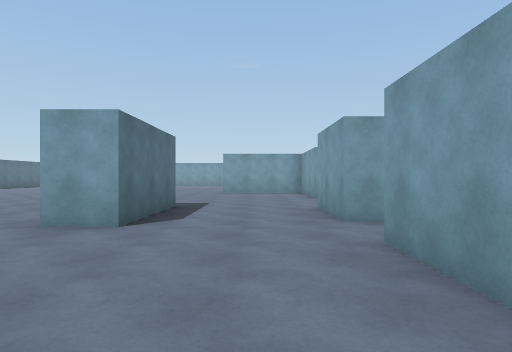
[1] (above)

18 first-person views from a walk through a 3-D level made in the Unity game engine. The camera is 1.3 m above the floor, looks level and sees 75° across. The floor is counted in squares, 2 m on a side. Each view is taken from the middle of a square. On the plan, view 1 faces up. The plan holds only what a view shows up to about 10 squares ahead; the rest is blank.

[2]
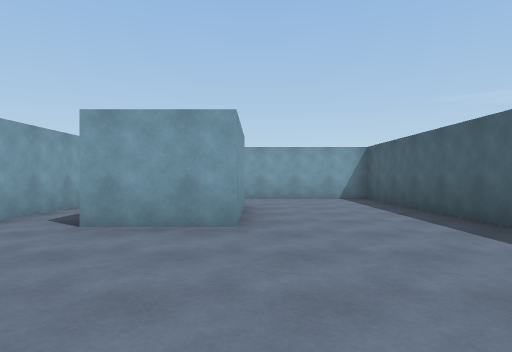

[3]
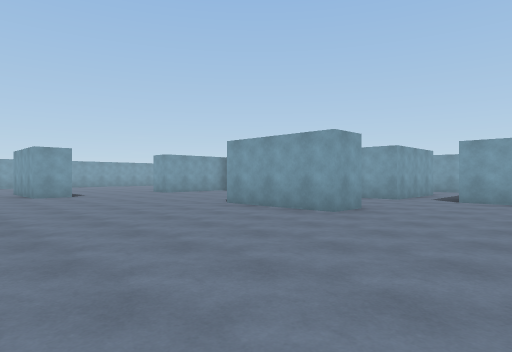

[4]
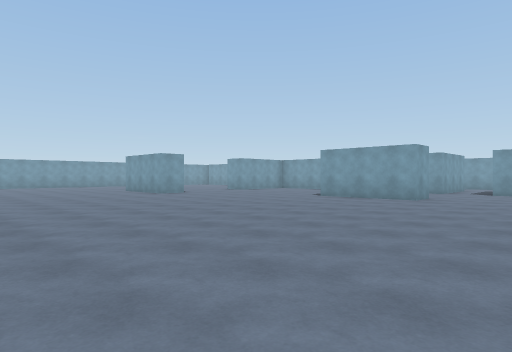

[5]
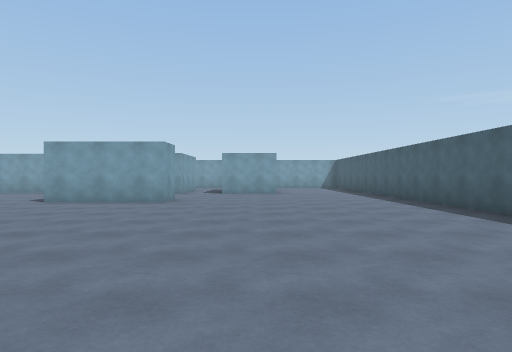

[6]
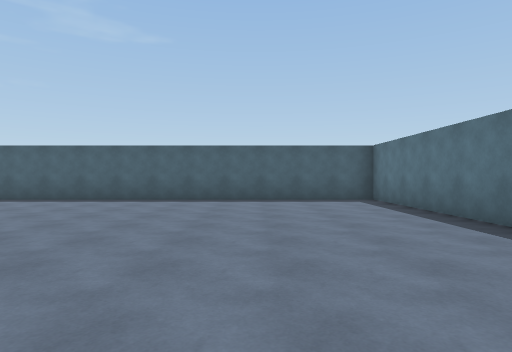

[7]
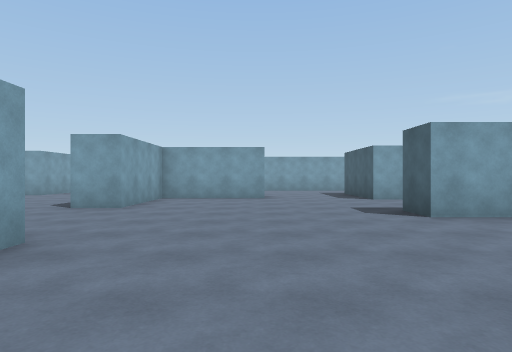

[8]
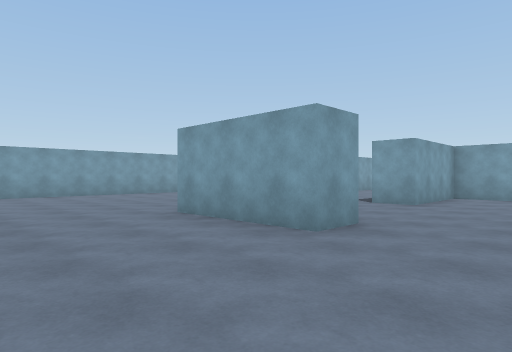

[9]
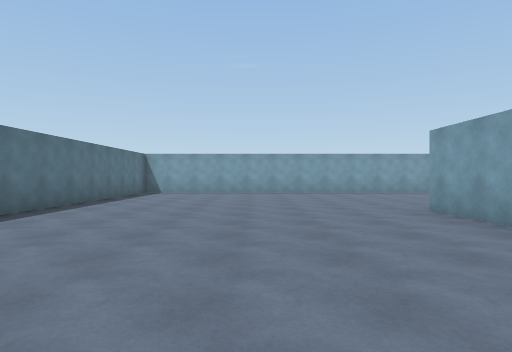

[10]
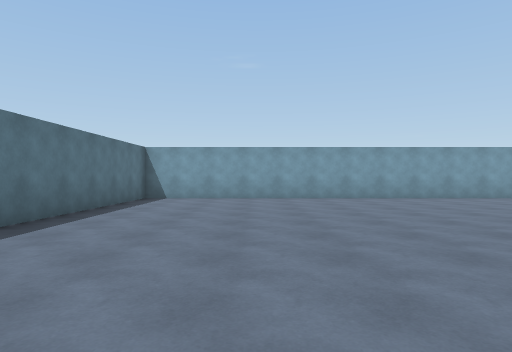

[11]
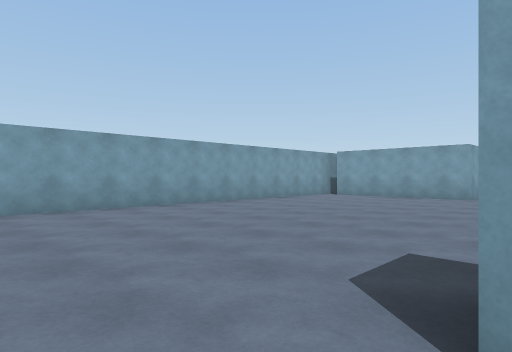

[12]
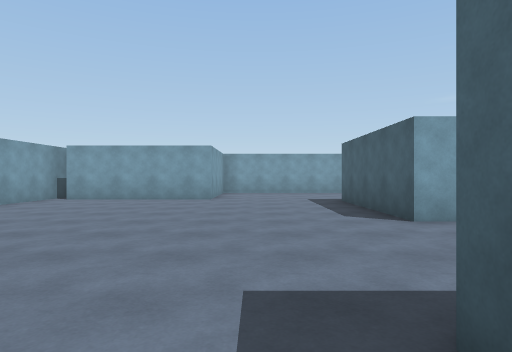

[13]
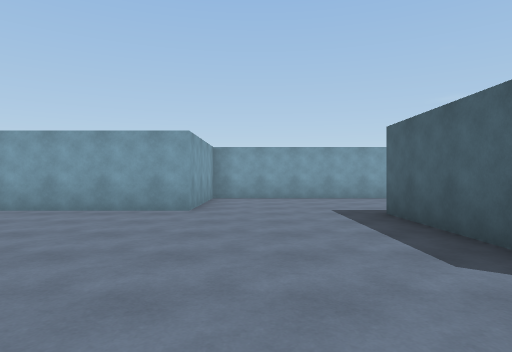

[14]
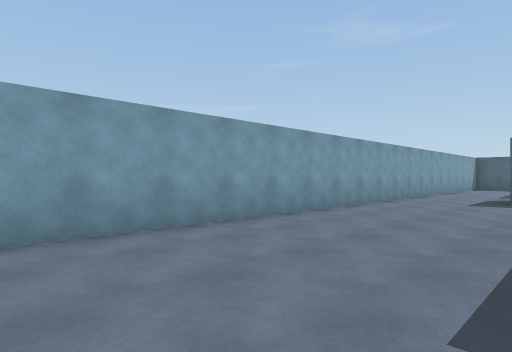

[15]
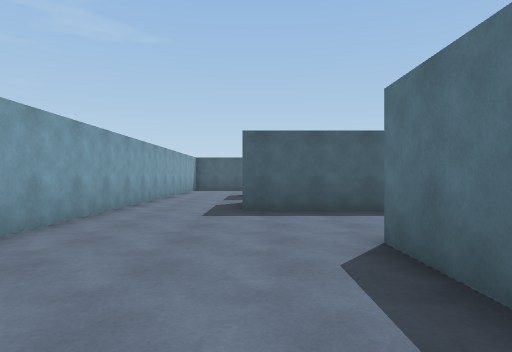

[16]
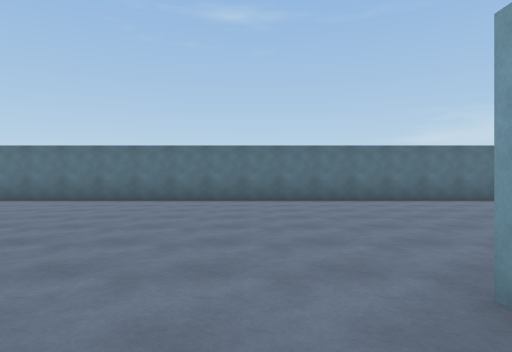

[17]
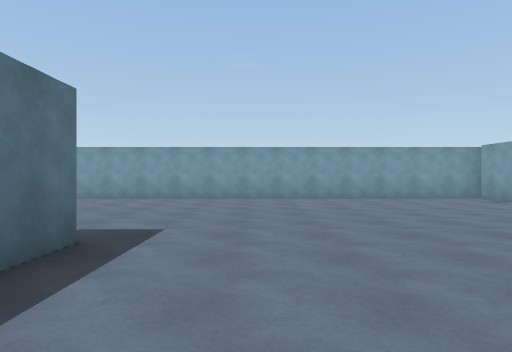

[18]
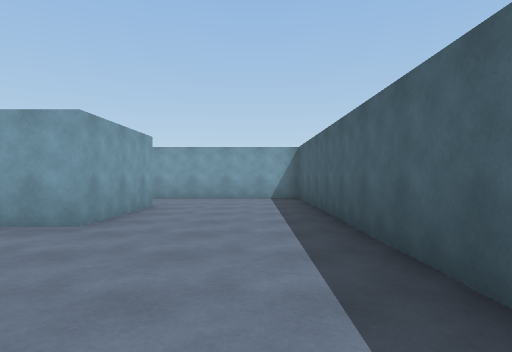

### Floor plan
Points are (right, up) in squares from view 1. A wall is a line through its corners. A room is listed if a view was taken in it or the views show most of it. See-through windows are left out.
Room 1 (views 1, 2, 3, 4, 5, 6, 7, 8, 9, 10, 11, 12, 13, 14, 15, 16, 17, 18)
walls: (-2.7, 7.2) (-1.7, 7.2) (-1.7, 4.2) (-2.7, 4.2) (-2.7, 7.2); (-4.8, 12.2) (-5.7, 12.2) (-5.7, 15.2); (1.8, 9.8) (1.8, 12.7) (-1.2, 12.7) (-1.2, 13.7) (2.8, 13.7); (-4.7, 15.2) (-4.7, 14.2); (2.7, 11.4) (2.7, 9.8); (4.1, 4.7) (1.3, 4.7) (1.3, 6.7) (4.2, 6.7); (4.2, 1.2) (1.3, 1.2) (1.3, 3.2); (4, 21.7) (-13.2, 21.7) (-13.2, -2.3) (6.7, -2.3) (6.7, 17.2) (3.3, 17.2) (3.3, 21.2)

Where each view was taken, in squares from view 1:
view 1: 0 up, 0 right, facing up
view 2: 1 up, 3 left, facing right
view 3: 1 up, 8 left, facing up-right
view 4: 1 up, 12 left, facing up-right
view 5: 2 up, 11 left, facing right
view 6: 7 up, 10 left, facing down
view 7: 10 up, 8 left, facing right
view 8: 10 up, 9 left, facing up-right
view 9: 9 up, 9 left, facing up
view 10: 12 up, 10 left, facing up
view 11: 15 up, 7 left, facing up-right
view 12: 16 up, 6 left, facing right
view 13: 16 up, 3 left, facing right
view 14: 16 up, 3 right, facing down-right
view 15: 13 up, 4 right, facing down
view 16: 11 up, 4 left, facing left
view 17: 12 up, 3 left, facing up
view 18: 1 down, 3 left, facing right
